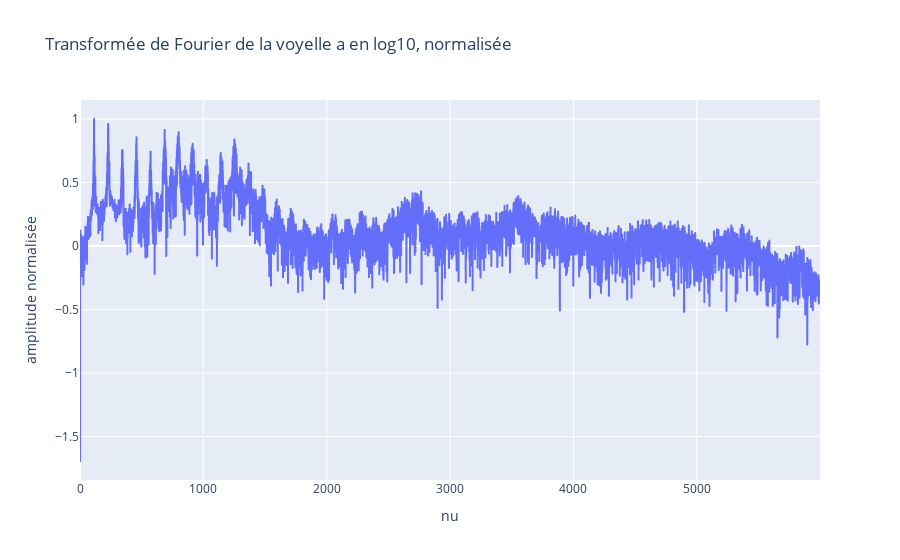
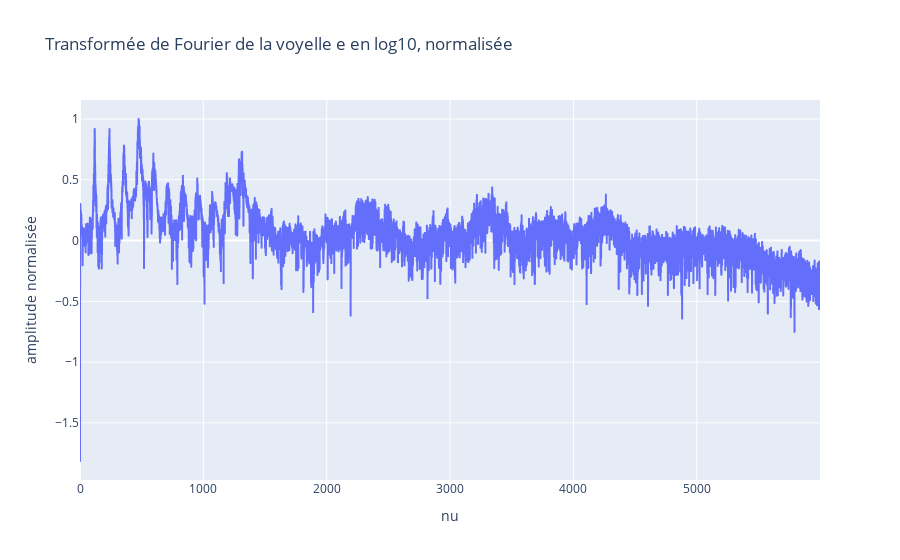
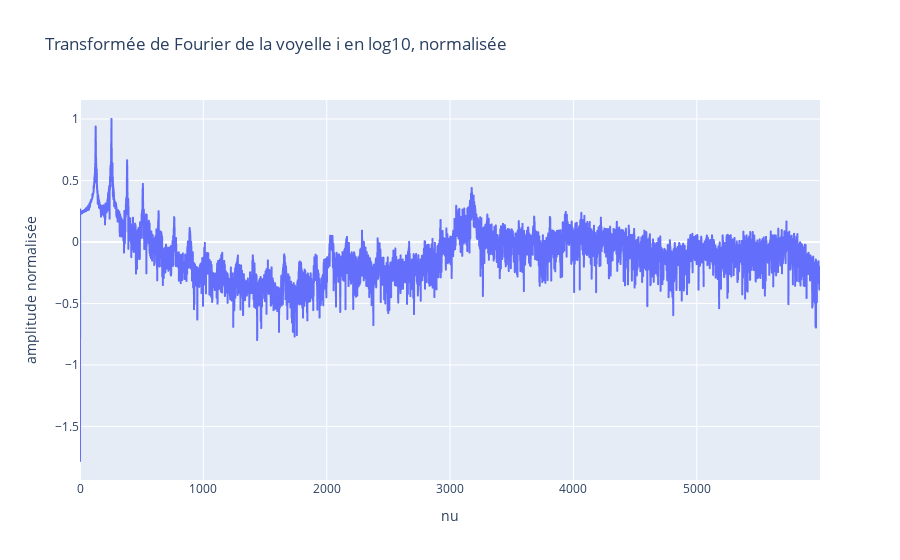
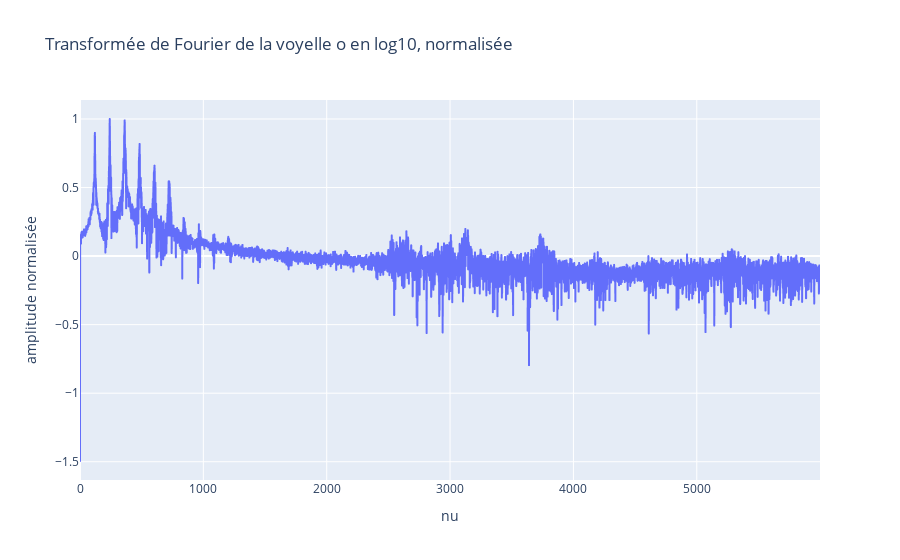

Notebook source saved alongside these figures, in order:
### Markdown cell above
1. Choisir une voyelle et un nombre d’harmoniques (appelé H, qui sera amené à être modifié par la suite). Pour cha-
cun des 5 sons de la voyelle choisie, construire un vecteur de dimension (H +1) contenant les valeurs d’amplitude
du logarithme (base 10) du spectre aux fréquences d’intérêt

### Code cell
def trace(liste,H):
    for i in liste:
        dat = np.load('data_partie_2/apprentissage/{}_2.npz'.format(i))
        s = dat['s']
        t = dat['t']
        Moyenne = np.mean(s)
        s = s - Moyenne
        nu, S = san.trans_fourier(s,t)
        log10 = np.log(abs(S)) 
        norm = log10/max(log10) # permet au spectre d'avoir pour valeur max 1
        fondamentale = san.detect_fondamentale(abs(S), nu, 200)
        liste_freq = [i * fondamentale for i in range(1,H+1)]
        print(fondamentale)
        FreqHarmoniques, AmpliHarmoniques = san.detect_pics(norm, liste_freq, nu)
        print(FreqHarmoniques)
        print(AmpliHarmoniques)
        fig1 = px.line(x=nu, y=norm, title='Transformée de Fourier de la voyelle {} en log10, normalisée'.format(i), labels={'x':'nu', 'y':'amplitude normalisée'}).show()

trace(['a','e','i','o','u'], 15)

### Figure 1 — Plotly figure (JSON) as saved in the notebook; plotly's stock layout.template omitted (floating-point values rounded to 4 significant figures; data arrays with more than 128 entries replaced by an {"elided": "..."} marker saying what was removed)
{"data": [{"hovertemplate": "nu=%{x}<br>amplitude normalisée=%{y}<extra></extra>", "legendgroup": "", "line": {"color": "#636efa", "dash": "solid"}, "marker": {"symbol": "circle"}, "mode": "lines", "name": "", "showlegend": false, "type": "scattergl", "x": {"elided": "6000 float values"}, "xaxis": "x", "y": {"elided": "6000 float values"}, "yaxis": "y"}], "layout": {"legend": {"tracegroupgap": 0}, "title": {"text": "Transformée de Fourier de la voyelle a en log10, normalisée"}, "xaxis": {"anchor": "y", "domain": [0, 1], "title": {"text": "nu"}}, "yaxis": {"anchor": "x", "domain": [0, 1], "title": {"text": "amplitude normalisée"}}}}

### Figure 2 — Plotly figure (JSON) as saved in the notebook; plotly's stock layout.template omitted (floating-point values rounded to 4 significant figures; data arrays with more than 128 entries replaced by an {"elided": "..."} marker saying what was removed)
{"data": [{"hovertemplate": "nu=%{x}<br>amplitude normalisée=%{y}<extra></extra>", "legendgroup": "", "line": {"color": "#636efa", "dash": "solid"}, "marker": {"symbol": "circle"}, "mode": "lines", "name": "", "showlegend": false, "type": "scattergl", "x": {"elided": "6000 float values"}, "xaxis": "x", "y": {"elided": "6000 float values"}, "yaxis": "y"}], "layout": {"legend": {"tracegroupgap": 0}, "title": {"text": "Transformée de Fourier de la voyelle e en log10, normalisée"}, "xaxis": {"anchor": "y", "domain": [0, 1], "title": {"text": "nu"}}, "yaxis": {"anchor": "x", "domain": [0, 1], "title": {"text": "amplitude normalisée"}}}}

### Figure 3 — Plotly figure (JSON) as saved in the notebook; plotly's stock layout.template omitted (floating-point values rounded to 4 significant figures; data arrays with more than 128 entries replaced by an {"elided": "..."} marker saying what was removed)
{"data": [{"hovertemplate": "nu=%{x}<br>amplitude normalisée=%{y}<extra></extra>", "legendgroup": "", "line": {"color": "#636efa", "dash": "solid"}, "marker": {"symbol": "circle"}, "mode": "lines", "name": "", "showlegend": false, "type": "scattergl", "x": {"elided": "6000 float values"}, "xaxis": "x", "y": {"elided": "6000 float values"}, "yaxis": "y"}], "layout": {"legend": {"tracegroupgap": 0}, "title": {"text": "Transformée de Fourier de la voyelle i en log10, normalisée"}, "xaxis": {"anchor": "y", "domain": [0, 1], "title": {"text": "nu"}}, "yaxis": {"anchor": "x", "domain": [0, 1], "title": {"text": "amplitude normalisée"}}}}

### Figure 4 — Plotly figure (JSON) as saved in the notebook; plotly's stock layout.template omitted (floating-point values rounded to 4 significant figures; data arrays with more than 128 entries replaced by an {"elided": "..."} marker saying what was removed)
{"data": [{"hovertemplate": "nu=%{x}<br>amplitude normalisée=%{y}<extra></extra>", "legendgroup": "", "line": {"color": "#636efa", "dash": "solid"}, "marker": {"symbol": "circle"}, "mode": "lines", "name": "", "showlegend": false, "type": "scattergl", "x": {"elided": "6000 float values"}, "xaxis": "x", "y": {"elided": "6000 float values"}, "yaxis": "y"}], "layout": {"legend": {"tracegroupgap": 0}, "title": {"text": "Transformée de Fourier de la voyelle o en log10, normalisée"}, "xaxis": {"anchor": "y", "domain": [0, 1], "title": {"text": "nu"}}, "yaxis": {"anchor": "x", "domain": [0, 1], "title": {"text": "amplitude normalisée"}}}}
